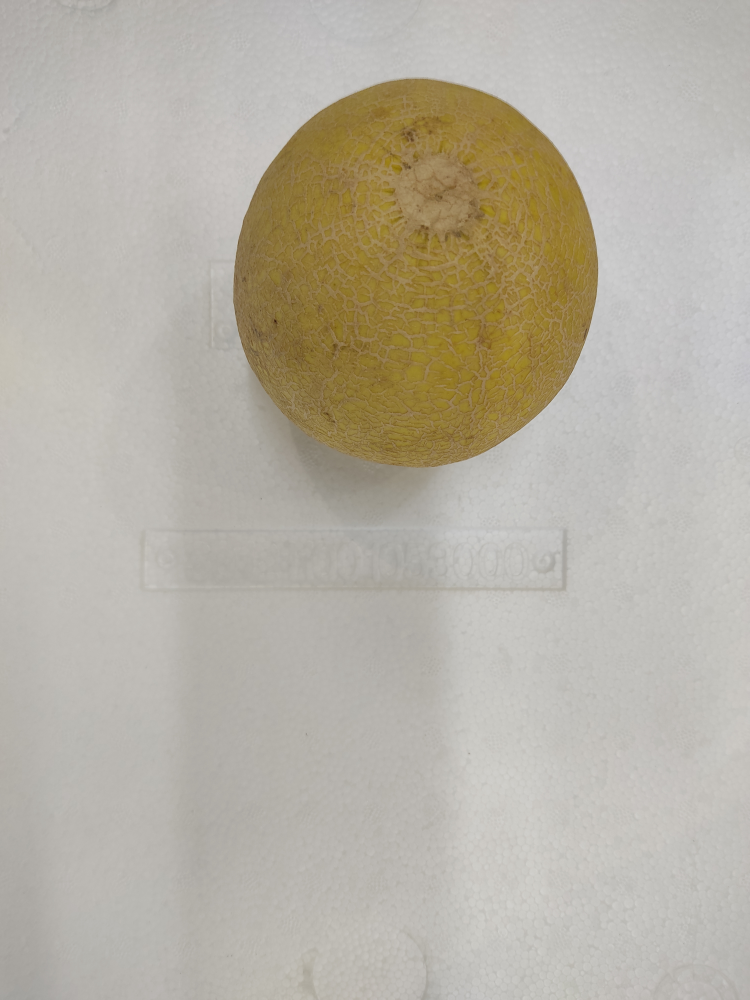
#> input picture 1654162133316.jpg, 3000 x 4000 px, found by its file name (shown at 1/4 size)
$ python color2_gray.py
#> lines starting #> are read from the running program, lines starting #| are printed output that depends on the picture

# import opencv
import cv2


# Load the input image
image = cv2.imread('/home/cse-lab-207/Downloads/1654162133316.jpg')
#> image is the input picture: shape (4000, 3000, 3); mean B, G, R 163.9, 176.6, 182.1
#cv2.imshow('Original', image)
#cv2.waitKey(0)


#new code for resize.....

print('Original Dimensions : ',image.shape)
#| Original Dimensions :  (4000, 3000, 3)

# Use the cvtColor() function to grayscale the image
gray_image = cv2.cvtColor(image, cv2.COLOR_BGR2GRAY)
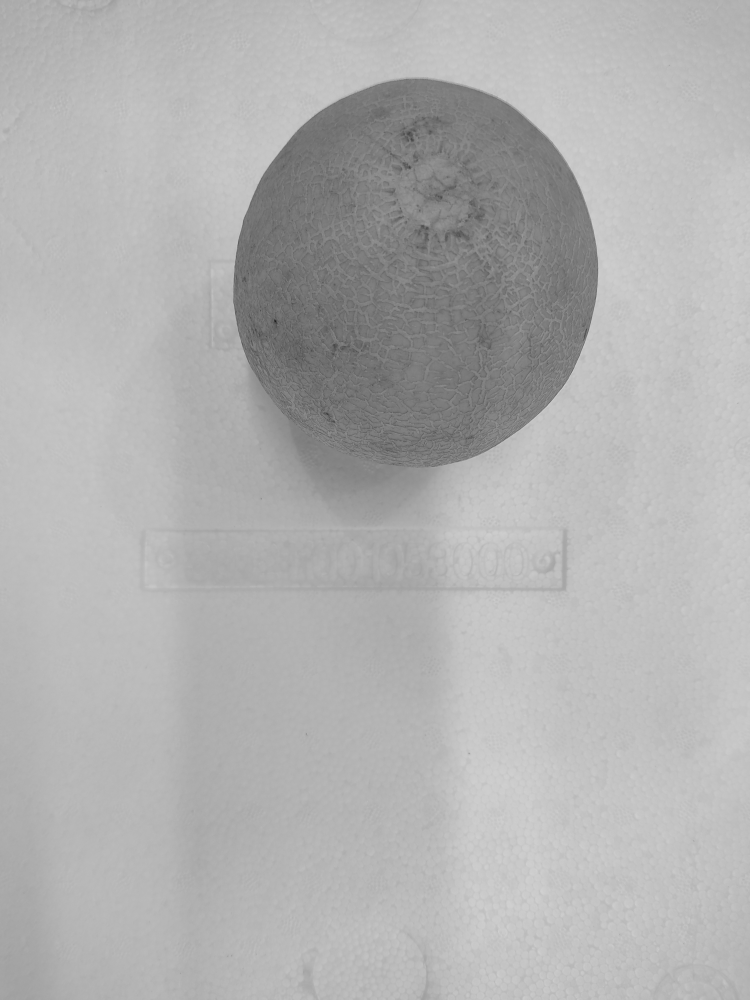
#> gray_image: shape (4000, 3000) (shown at 1/4 size); min 17, max 218, mean 176.7

#cv2.imshow('Grayscale', gray_image)
#here con

scale_percent = 20 # percent of original size
width = int(gray_image.shape[1] * scale_percent / 100)
#> width = 600
height = int(gray_image.shape[0] * scale_percent / 100)
#> height = 800
dim = (width, height)
#> dim = (600, 800)

# resize image
resized = cv2.resize(gray_image, dim, interpolation = cv2.INTER_AREA)
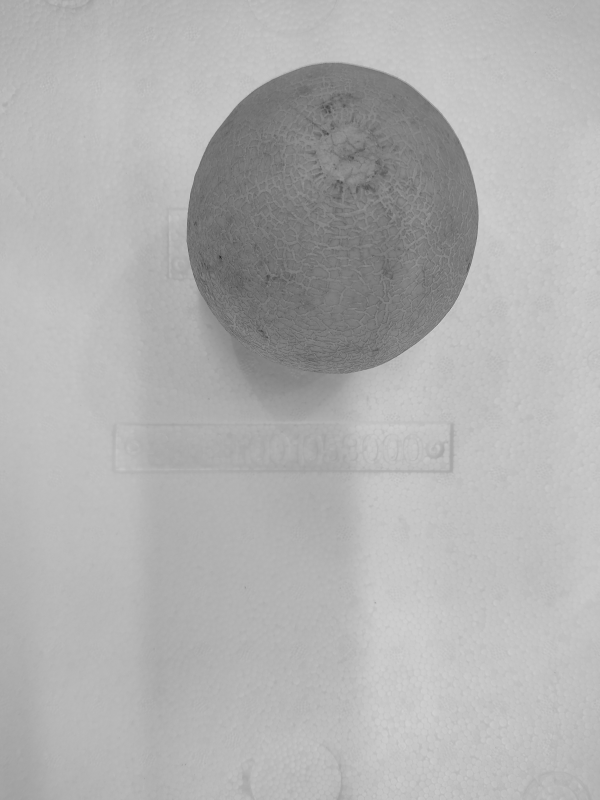
#> resized: shape (800, 600); min 39, max 209, mean 176.7

print('Resized Dimensions : ',resized.shape)
#| Resized Dimensions :  (800, 600)

cv2.imshow("Resized image", resized)


#before it resize code .....
cv2.waitKey(0)


# Window shown waits for any key pressing event
cv2.destroyAllWindows()

$ run again, with 1651746218706.jpg copied over 1654162133316.jpg
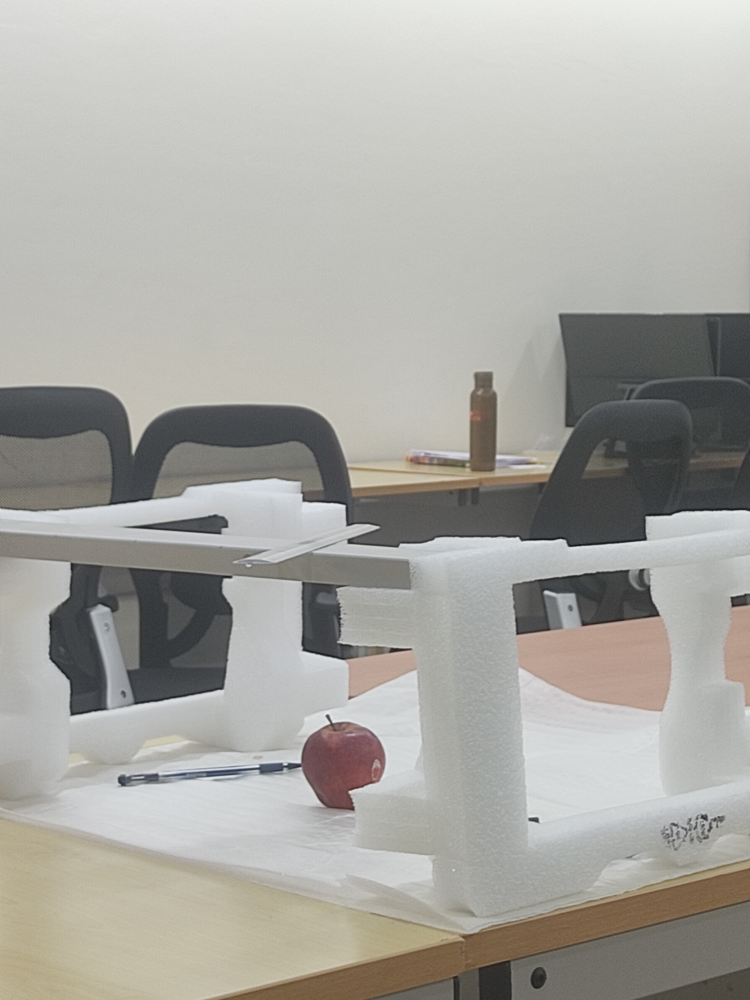
#> input picture 1651746218706.jpg, 3000 x 4000 px, found by its file name (shown at 1/4 size)
#> image is the input picture: shape (4000, 3000, 3); mean B, G, R 162.6, 168.2, 169.4
#| Original Dimensions :  (4000, 3000, 3)
#> `gray_image = cv2.cvtColor(image, cv2.COLOR_BGR2GRAY)`:
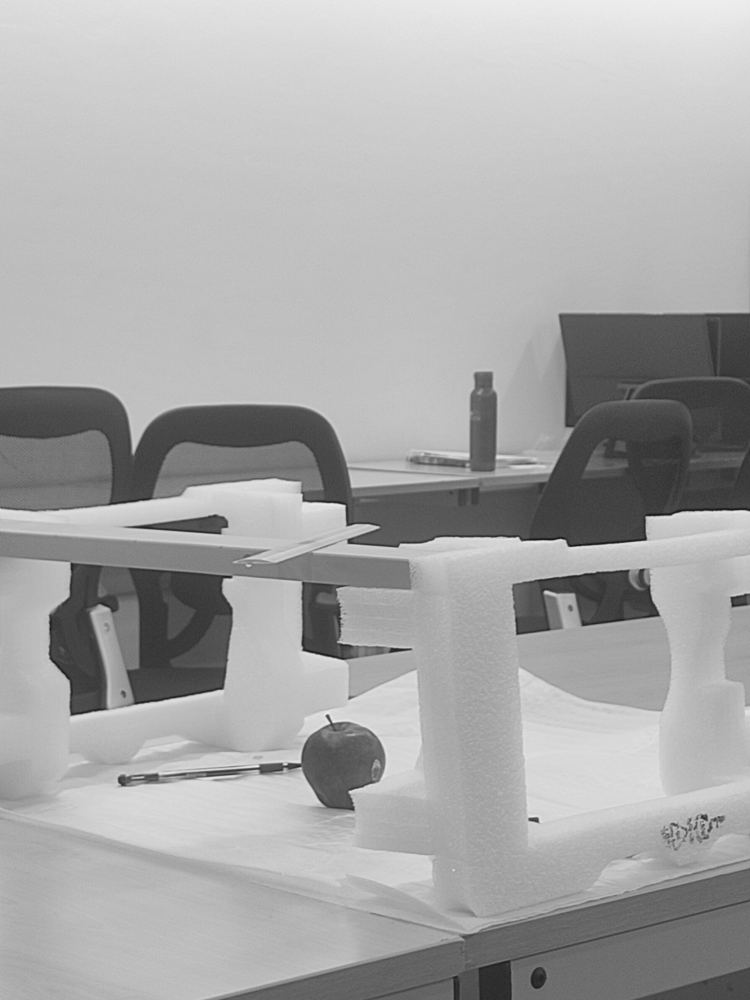
#> gray_image: shape (4000, 3000) (shown at 1/4 size); min 18, max 247, mean 167.9
#> `resized = cv2.resize(gray_image, dim, interpolation = cv2.INTER_AREA)`:
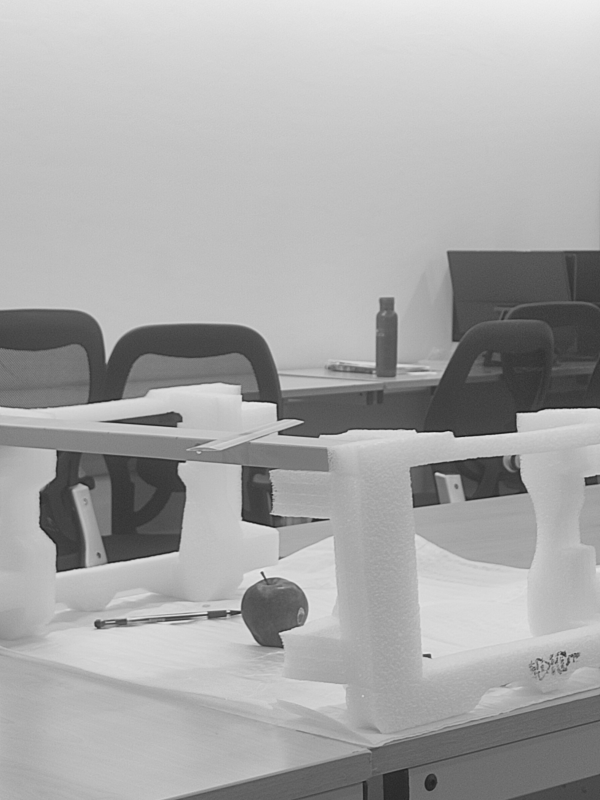
#> resized: shape (800, 600); min 25, max 239, mean 167.9
#| Resized Dimensions :  (800, 600)

$ run again, with 1651746218731.jpg copied over 1654162133316.jpg
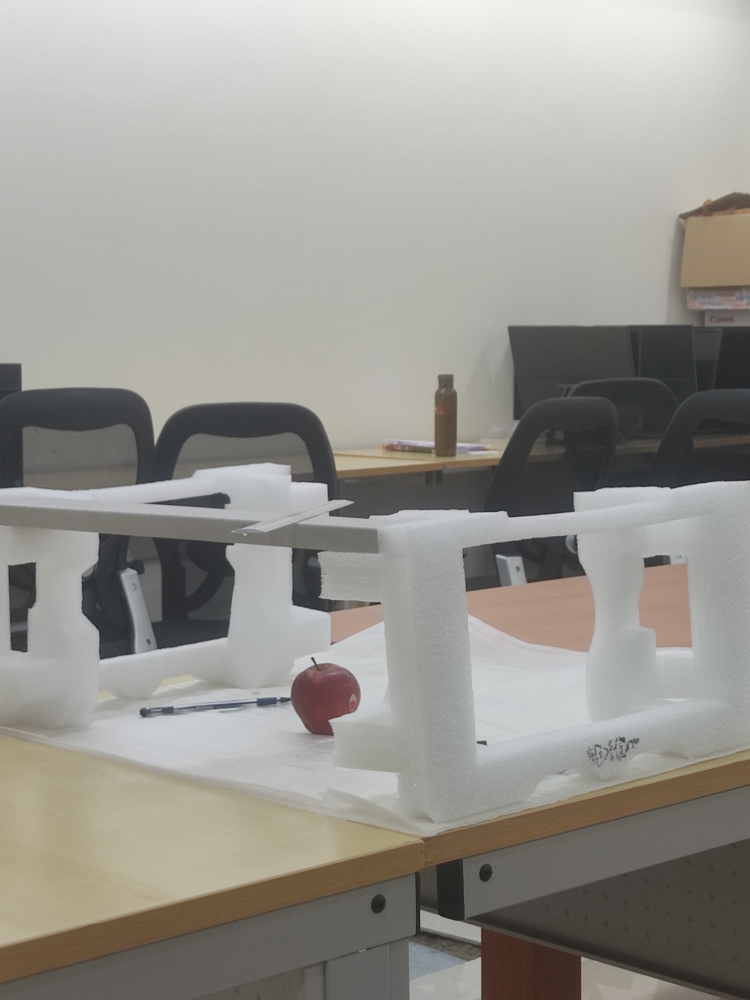
#> input picture 1651746218731.jpg, 3000 x 4000 px, found by its file name (shown at 1/4 size)
#> image is the input picture: shape (4000, 3000, 3); mean B, G, R 145, 150.9, 153
#| Original Dimensions :  (4000, 3000, 3)
#> `gray_image = cv2.cvtColor(image, cv2.COLOR_BGR2GRAY)`:
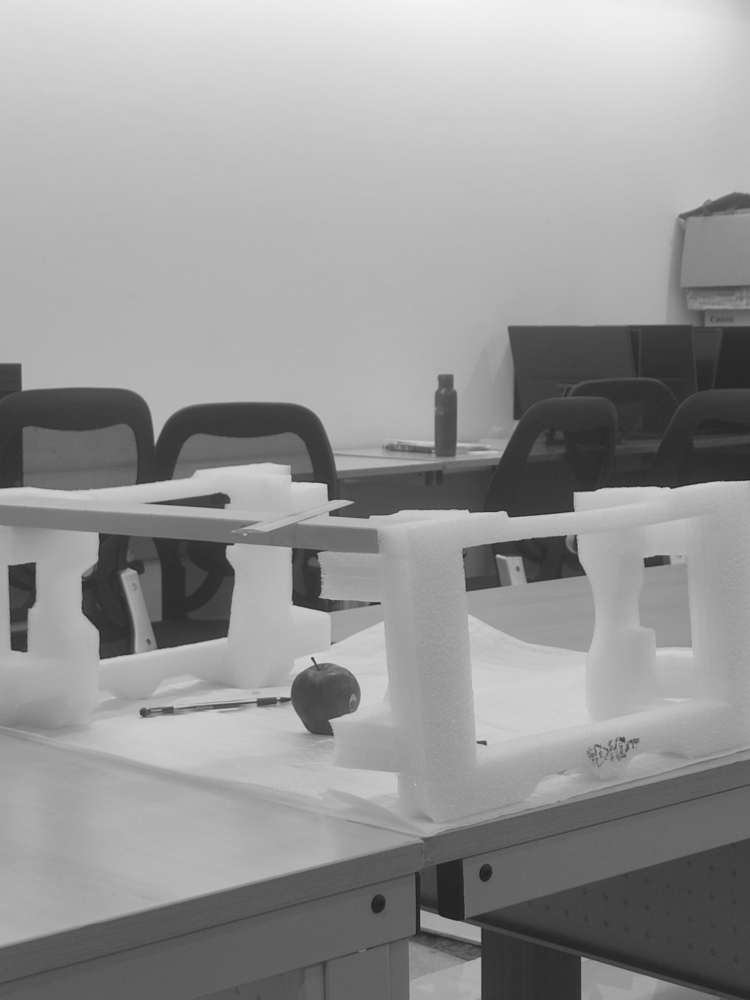
#> gray_image: shape (4000, 3000) (shown at 1/4 size); min 21, max 245, mean 150.8
#> `resized = cv2.resize(gray_image, dim, interpolation = cv2.INTER_AREA)`:
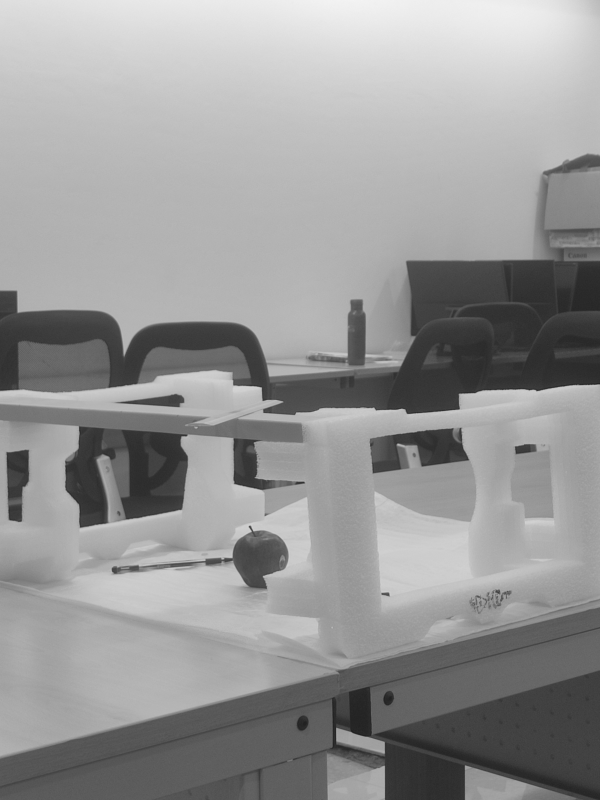
#> resized: shape (800, 600); min 30, max 244, mean 150.8
#| Resized Dimensions :  (800, 600)

$ run again, with 1651746218770.jpg copied over 1654162133316.jpg
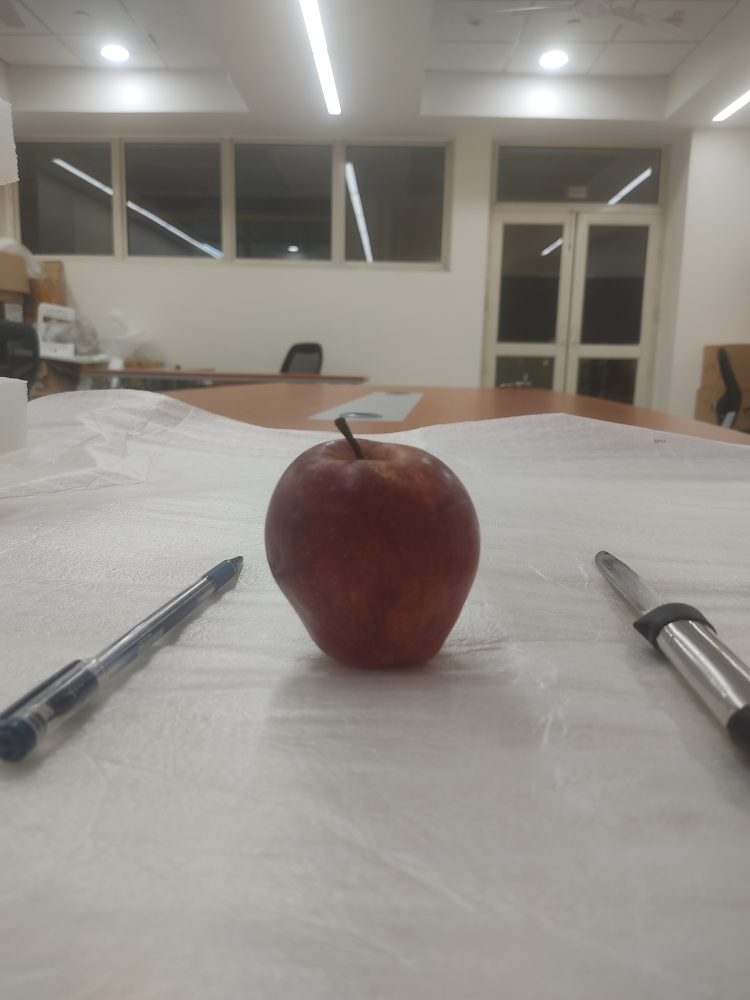
#> input picture 1651746218770.jpg, 3000 x 4000 px, found by its file name (shown at 1/4 size)
#> image is the input picture: shape (4000, 3000, 3); mean B, G, R 135.7, 142, 147.2
#| Original Dimensions :  (4000, 3000, 3)
#> `gray_image = cv2.cvtColor(image, cv2.COLOR_BGR2GRAY)`:
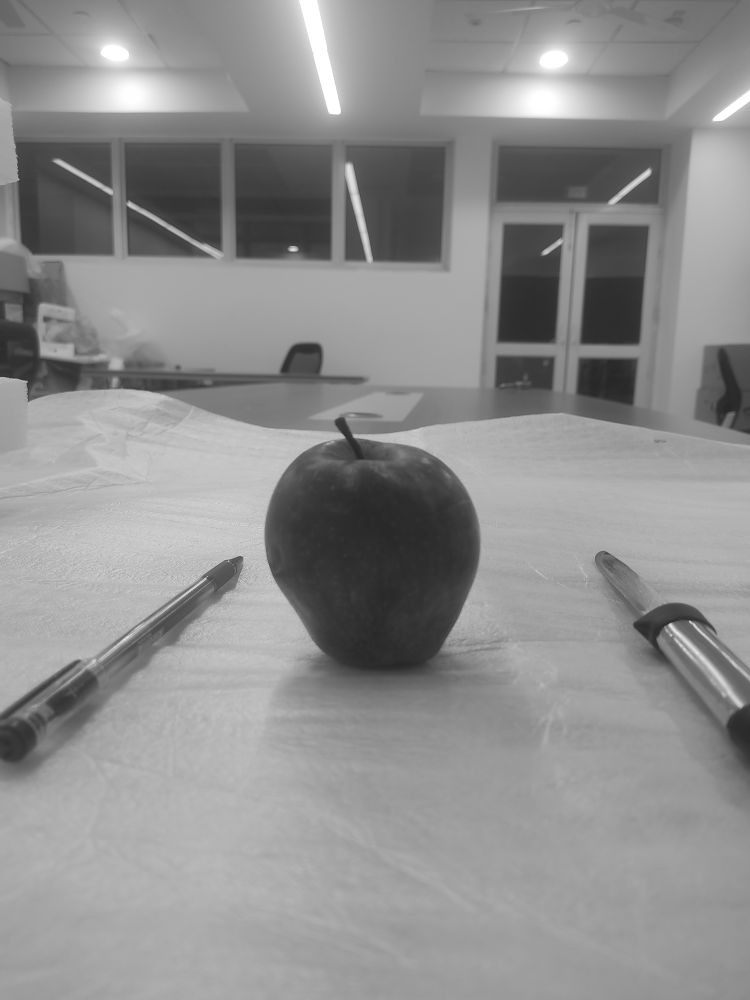
#> gray_image: shape (4000, 3000) (shown at 1/4 size); min 22, max 255, mean 142.7
#> `resized = cv2.resize(gray_image, dim, interpolation = cv2.INTER_AREA)`:
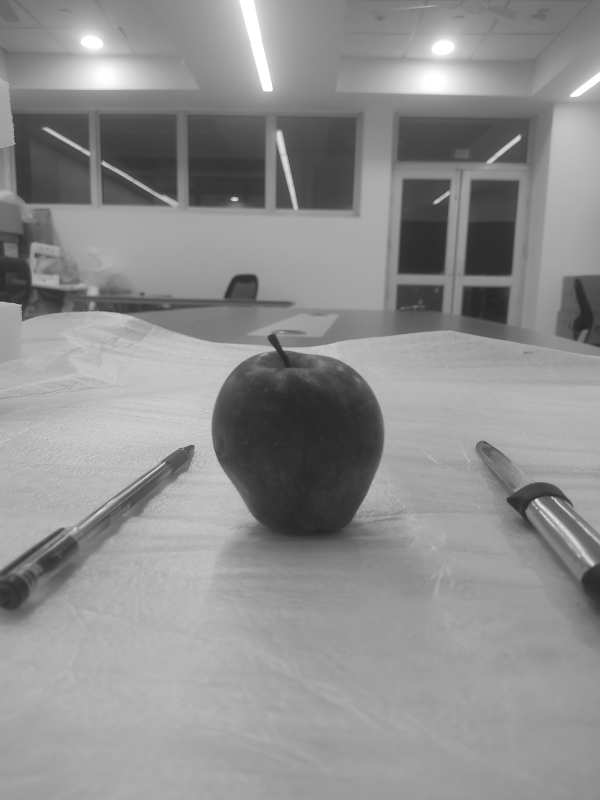
#> resized: shape (800, 600); min 38, max 255, mean 142.8
#| Resized Dimensions :  (800, 600)
